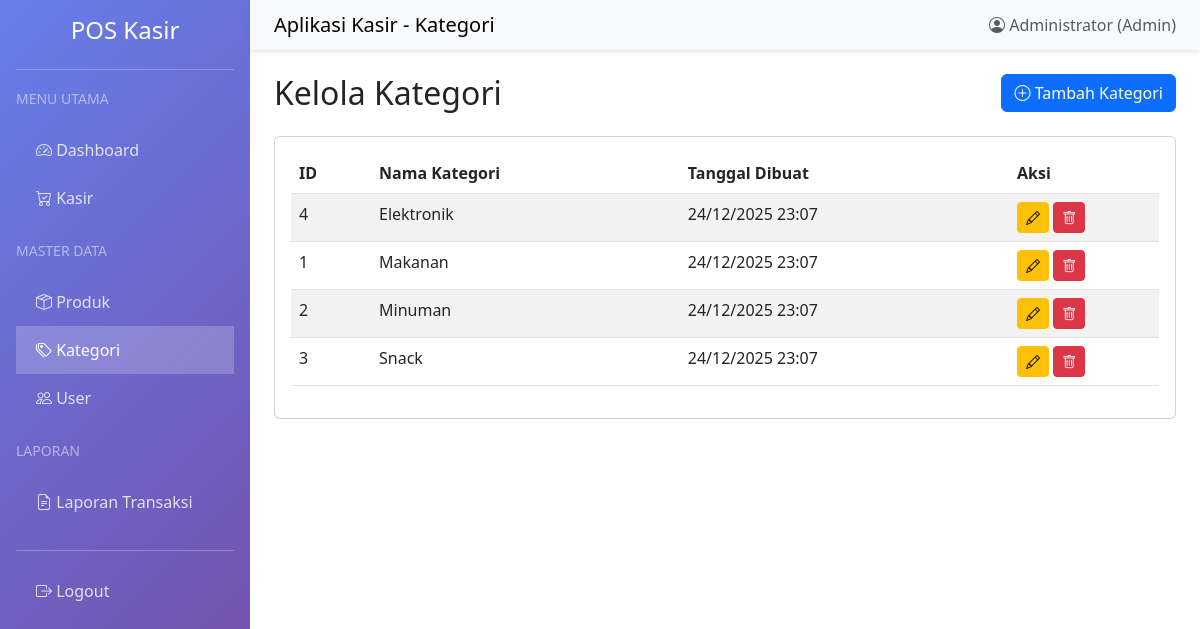
The app's page /index.php?page=kategori (signed in) with its own data.
### tables this page shows
CREATE TABLE kategori (
    id INT PRIMARY KEY AUTO_INCREMENT,
    nama_kategori VARCHAR(100) NOT NULL,
    created_at TIMESTAMP DEFAULT CURRENT_TIMESTAMP
);

### controllers/KategoriController.php (called while the page is built, shortened)
<?php
class KategoriController {
    private $kategoriModel;
    public function __construct() {
        $database = new Database();
        $this->db = $database->getConnection();
        $this->kategoriModel = new Kategori($this->db);
    }
    public function index() {
        $kategori = $this->kategoriModel->getAll();
        include 'views/kategori/index.php';
    }
}
?>

### config/database.php (called while the page is built, shortened)
<?php
class Database {
    private $host = 'localhost';
    private $db_name = 'pos_kasir';
    private $username = 'root';
    private $password = '';
    public function getConnection() {
        $this->conn = null;
        try {
            $this->conn = new PDO(
                "mysql:host=" . $this->host . ";dbname=" . $this->db_name,
                $this->username,
                $this->password
            );
            $this->conn->setAttribute(PDO::ATTR_ERRMODE, PDO::ERRMODE_EXCEPTION);
            $this->conn->exec("set names utf8");
        } catch(PDOException $e) {
            echo "Connection error: " . $e->getMessage();
        }
        return $this->conn;
    }
}
?>

### models/Kategori.php (called while the page is built, shortened)
<?php
class Kategori {
    private $conn;
    private $table = 'kategori';
    public function __construct($db) {
        $this->conn = $db;
    }
    public function getAll() {
        $query = "SELECT * FROM " . $this->table . " ORDER BY nama_kategori";
        $stmt = $this->conn->prepare($query);
        $stmt->execute();
        return $stmt->fetchAll(PDO::FETCH_ASSOC);
    }
}

### views/kategori/index.php (the view)
<?php include 'views/layouts/header.php'; ?>
<div class="row mb-3">
    <div class="col">
        <h2>Kelola Kategori</h2>
    </div>
    <div class="col text-end">
        <a href="index.php?page=kategori&action=create" class="btn btn-primary">
            <i class="bi bi-plus-circle"></i> Tambah Kategori
        </a>
    </div>
</div>
<div class="card">
    <div class="card-body">
        <table class="table table-striped">
            <thead>
                <tr>
                    <th width="80">ID</th>
                    <th>Nama Kategori</th>
                    <th>Tanggal Dibuat</th>
                    <th width="150">Aksi</th>
                </tr>
            </thead>
            <tbody>
                <?php foreach ($kategori as $k): ?>
                <tr>
                    <td><?= $k['id'] ?></td>
                    <td><?= $k['nama_kategori'] ?></td>
                    <td><?= date('d/m/Y H:i', strtotime($k['created_at'])) ?></td>
                    <td>
                        <a href="index.php?page=kategori&action=edit&id=<?= $k['id'] ?>" class="btn btn-sm btn-warning">
                            <i class="bi bi-pencil"></i>
                        </a>
                        <a href="index.php?page=kategori&action=delete&id=<?= $k['id'] ?>"
                           class="btn btn-sm btn-danger"
                           onclick="return confirm('Yakin ingin menghapus kategori ini?')">
                            <i class="bi bi-trash"></i>
                        </a>
                    </td>
                </tr>
                <?php endforeach; ?>
            </tbody>
        </table>
    </div>
</div>
<?php include 'views/layouts/footer.php'; ?>

### records on screen
kategori: id "4", nama_kategori "Elektronik", created_at "24/12/2025 23:07"
kategori: id "1", nama_kategori "Makanan", created_at "24/12/2025 23:07"
kategori: id "2", nama_kategori "Minuman", created_at "24/12/2025 23:07"
kategori: id "3", nama_kategori "Snack", created_at "24/12/2025 23:07"

### other values on screen
$page "Kategori"
$_SESSION['nama_lengkap'] "Administrator"
$_SESSION['role'] "Admin"
